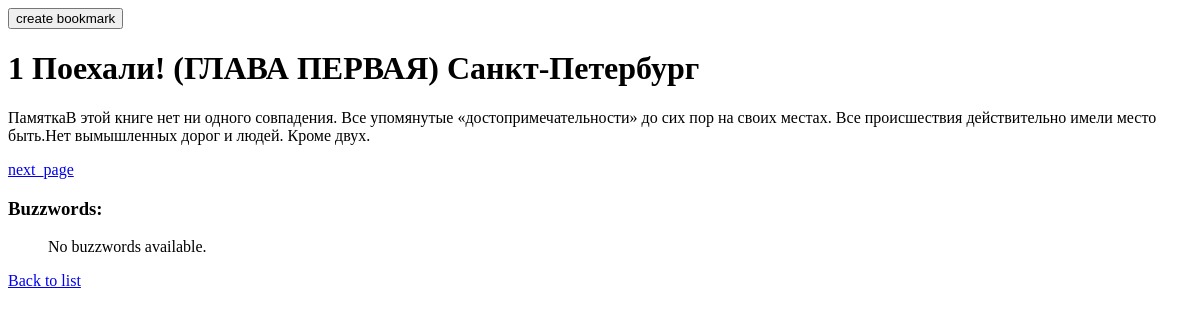
The app's page /chapters/1/ (signed in), older data.
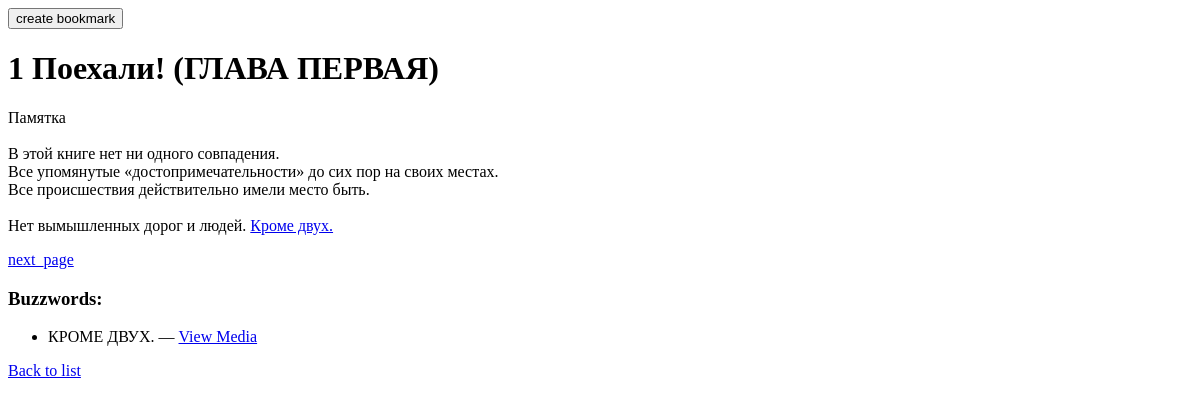
The same page, newer data.
### app_book/models.py (models this page shows, shortened)
class Text(models.Model):
    HOME_CITY_TYPE = [
        ('rus', 'Санкт-Петербург'),
        ('eng', 'Saint Petersburg'),
    ]
    chapter_number = models.IntegerField(primary_key=True)
    title_current_city = models.CharField(max_length=50)
    title_current_city_coord = models.CharField(max_length=100)
    title_home_city = models.CharField(choices=HOME_CITY_TYPE,max_length=3)
    main_text = models.CharField(max_length=1000)

class BuzzWord(models.Model):
    buzzword = models.CharField(max_length=100)
    linked_file = models.ForeignKey(MediaFile, on_delete=models.CASCADE)
    text = models.ForeignKey(Text, on_delete=models.CASCADE, to_field='chapter_number', related_name='buzzword_names')

class MediaFile(models.Model):
    MEDIA_TYPES = [
        ('image', 'Image'),
        ('video', 'Video'),
    ]
    file = models.FileField(upload_to='media_files/', blank=True, null=True)
    file_name = models.CharField(max_length=255)
    file_type = models.CharField(max_length=5, choices=MEDIA_TYPES)
    @property
    def link_to_image(self):
        return self.file.url if self.file else None

### app_book/views.py (the view, shortened to what this page needs)
# urls.py: path('chapters/<int:pk>/', views.chapter, name='chapter'),
@login_required
def chapter(request, pk):
    chapter_text = get_object_or_404(Text, pk=pk)
    chapter_buzzwords = BuzzWord.objects.filter(text=chapter_text)
    bookmark = Bookmarks.objects.filter(user=request.user, bookmark=chapter_text).first()
    print(bookmark)
    try:
        next_chapter=Text.objects.get(pk=(pk+1)).pk
    except Text.DoesNotExist:
        next_chapter = None
    try:
        prev_chapter=Text.objects.get(pk=(pk-1)).pk
    except Text.DoesNotExist:
        prev_chapter = None
    return render(request, 'single_chapter.html', {'text': chapter_text,
                                                   'chapter_buzzwords': chapter_buzzwords,
                                                   'next_chapter': next_chapter,
                                                   'prev_chapter': prev_chapter,
                                                   'bookmark': bookmark,
    })

### app_book/templatetags/extra_filters.py (called while the page is built)
@register.filter(name='replace')
def replace(text, buzzwords):
    for buzzword in buzzwords:
        pattern = rf'(?i)(?<!\w){re.escape(buzzword.buzzword)}(?!\w|\.)'
        def replace_case(match):
            matched_text = match.group(0)
            output_ex = f"<a href='{buzzword.linked_file.link_to_image}'>{matched_text}</a>"
            return output_ex
        text = re.sub(pattern, replace_case, text)
    return text

### app_book/templates/single_chapter.html (shortened to what this page needs)
<!DOCTYPE html>
{% load extra_filters %}
<html>
<head>
</head>
<body>
    <form method="POST">
        {% if bookmark %}
        <button>delete bookmark</button>
        {% else %}
        <button>create bookmark</button>
        {% endif %}
    </form>
    <h1>{{ text.chapter_number }}
        {{ text.title_current_city }}
    {{ text.get_title_home_city_display }}</h1>
    <p>{{ text.main_text|replace:text.buzzword_names.all|safe|linebreaksbr  }}</p>
    {% if next_chapter %}
    <a href="{% url 'chapter' next_chapter %}">next_page</a>
    {% endif %}
    <h3>Buzzwords:</h3>
    <ul>
        {% for buzzword in text.buzzword_names.all %}
        <li>
            {{ buzzword.buzzword }}
            {% if buzzword.linked_file %}
            — <a href="https://drive.google.com/file/d/10_dBkLrDStGYpHcZEFY3WoPxrW9nxDno/view" target="_blank">
                View Media
            </a>
            {% endif %}
        </li>
        {% empty %}
        <p>No buzzwords available.</p>
        {% endfor %}
    </ul>
    <a href="{% url 'heads' %}">Back to list</a>
</body>
</html>

Row changes from the older to the newer data that the page shows:
shown differently, row unchanged: Text "Поехали! (ГЛАВА ПЕРВАЯ)": main_text "ПамяткаВ этой книге нет ни одного совпадения. Все упомянутые «достопримечательности» до сих пор на своих местах. Все происшествия действительно имели место быть.Нет вымышленных дорог и людей.…" → "Памятка В этой книге нет ни одного совпадения. Все упомянутые «достопримечательности» до сих пор на своих местах. Все происшествия действительно имели место быть. Нет вымышленных дорог и людей.…"; title_home_city "Санкт-Петербург" → (not shown)
added BuzzWord: buzzword "КРОМЕ ДВУХ.", shows "View Media"
Text that changed along with them:
text no longer shown: "No buzzwords available."
